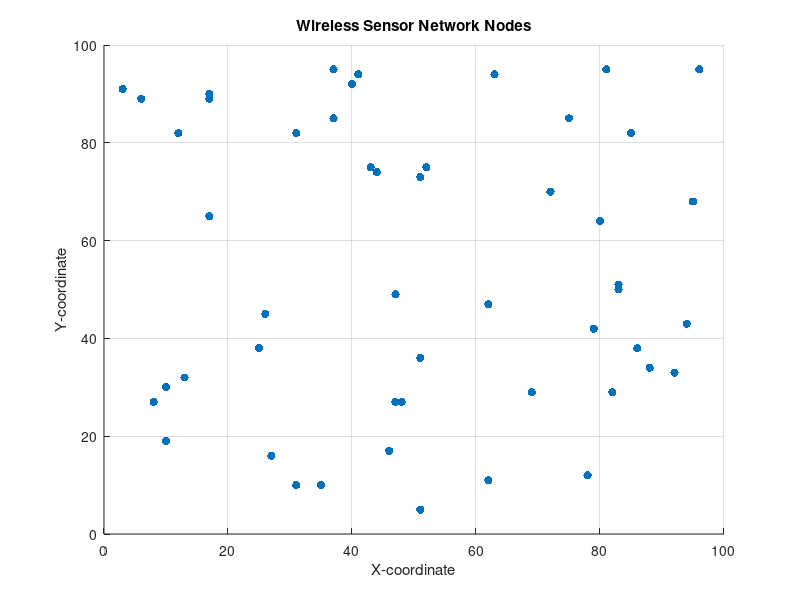
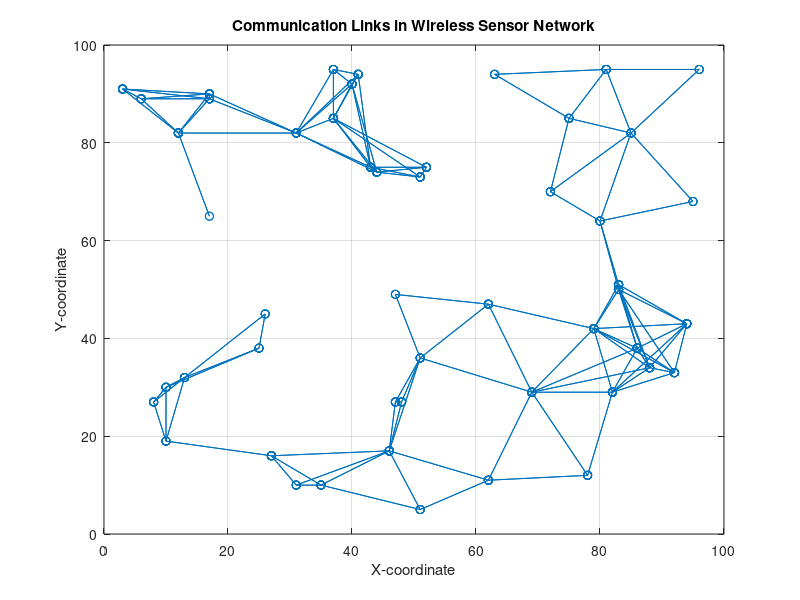

Source code (MATLAB) for these figures, in order:
%This MATLAB code sets up a simple simulation environment for a Wireless
% Sensor Network (WSN). It generates random coordinates for nodes within a 
% specified area, creates communication links between nodes based on a
% defined communication range, and visualizes both the WSN nodes and 
% communication links. The relevant information is saved in a MAT file 
% (wsn_setup.mat) for later use in simulations. Adjust the parameters 
% such as the number of nodes, area size, and communication range 
% according to your specific requirements.

% Simulation Environment Setup
% Specify the number of nodes in the Wireless Sensor Network (WSN)
numNodes = 50;

% Create random coordinates for the nodes within a specified area
areaWidth = 100; % Adjust the area size as needed
areaHeight = 100;
nodePositions = [randi([1, areaWidth], numNodes, 1), randi([1, areaHeight], numNodes, 1)];

% Plot the WSN nodes
figure;
scatter(nodePositions(:, 1), nodePositions(:, 2), 'filled');
title('Wireless Sensor Network Nodes');
xlabel('X-coordinate');
ylabel('Y-coordinate');
grid on;

% Define communication range for nodes (adjust as needed)
communicationRange = 20;

% Create adjacency matrix based on nodes within communication range
adjacencyMatrix = zeros(numNodes, numNodes);
for i = 1:numNodes
    for j = i+1:numNodes
        distance = norm(nodePositions(i, :) - nodePositions(j, :));
        if distance <= communicationRange
            adjacencyMatrix(i, j) = 1;
            adjacencyMatrix(j, i) = 1;
        end
    end
end

% Visualize the communication links
figure;
gplot(adjacencyMatrix, nodePositions, '-o');
title('Communication Links in Wireless Sensor Network');
xlabel('X-coordinate');
ylabel('Y-coordinate');
grid on;

% Save relevant data for later use in simulations
save('wsn_setup.mat', 'numNodes', 'nodePositions', 'communicationRange', 'adjacencyMatrix');
